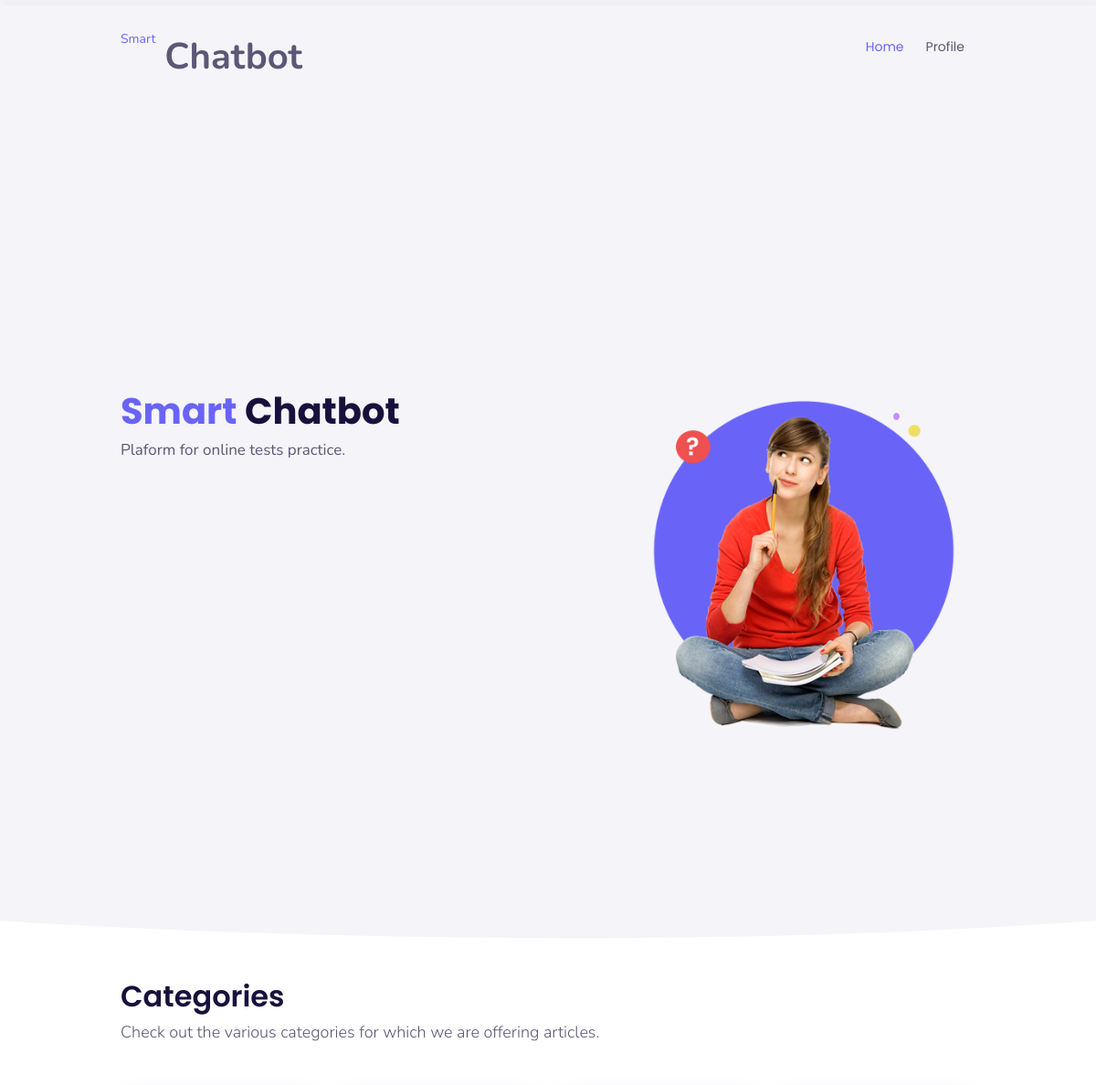
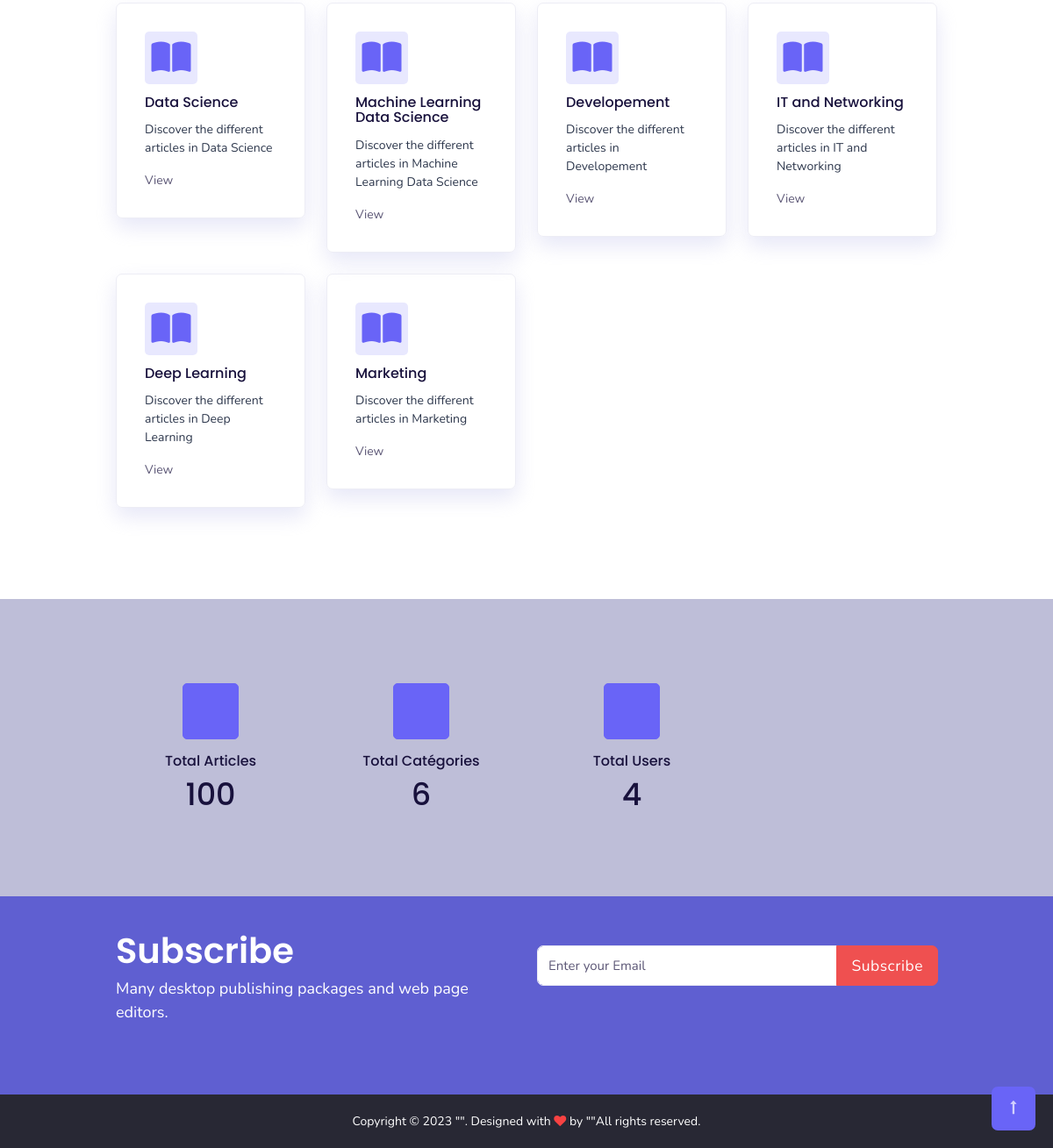
The page / on the database its author committed (2 pictures, top to bottom).
### gestion_admin/models.py (models this page shows, shortened)
class Categorie(models.Model):
    name = models.CharField(max_length=100, unique=True)
    date_creation = models.DateTimeField(auto_now_add=True)
    class Meta:
        db_table = 'categorie'

### user/decorators.py (the view)
    def wrapper_func(request, *args, **kwargs):
        if request.user.is_authenticated:
            if request.user.groups.all()[0].name == 'admin' and request.user.is_authenticated:
                return redirect('profiles', n=0)
            else:
                return view_func(request, *args, **kwargs)
        else:
            return view_func(request, *args, **kwargs)

### user/views.py (called while the page is built)
@for_user
def home(request):
    categories = Categorie.objects.all()
    total = {
        'Total Articles': Article.objects.all().count(),
        'Total Catégories': categories.count(),
        'Total Users': User.objects.filter(groups = Group.objects.get(name="user")).count()
    }
    context = {
        'total': total,
        'categories': categories,
    }
    return render(request,'home.html', context)

### user/templates/home.html (shortened to what this page needs)
{% extends './element/main.html' %}
{% load static %}
{% block content %}
<section class="sptb-2 sptb-tab title">
    <div class="header-text mb-0">
        <div class="container">
            <div class="row">
                <div class="col-xl-7 col-lg-7 col-md-12">
                    <div class="text-body mb-7">
                        <h1 class="mb-1 leading-tight "><span class="text-primary">Smart</span> Chatbot</h1>
                        <p> Plaform for online tests practice.</p>
                    </div>
                </div>
                <div class="col-xl-5 col-lg-5 col-md-12">
                    <img src="{% static 'images/main.png' %}" class="main-banner-png" alt="img">
                </div>
            </div>
        </div>
    </div>
</section>
<div class="relative">
    <div class="shape overflow-hidden text-white">
        <svg viewBox="0 0 2880 48" fill="none" xmsns="http://www.w3.org/2000/svg">
            <path d="M0 48H1437.5H2880V0H2160C1442.5 52 720 0 720 0H0V48Z" fill="currentColor"></path>
        </svg>
    </div>
</div>
<section class="sptb bg-white">
    <div class="container">
        <div class="section-title d-md-flex">
            <div>
                <h2>Categories</h2>
                <p class="fs-18 lead">Check out the various categories for which we are offering articles.
                </p>
            </div>
        </div>
        <div class="item-all-cat education-categories">
            <div class="row">
                {% for item in categories %}
                    <div class="col-lg-3 col-md-4 col-sm-6">
                        <div class="item-all-card text-dark item-hover-card p-6">
                            <a href="{% url 'categorie' item.id 0 %}" class="absolute-link"></a>
                            <div class="iteam-all-icon">
                                <i class="fa fa-book-open"></i>
                            </div>
                            <div class="item-all-text mt-3">
                                <h5 class="mb-0">{{ item.name }}</h5>
                                <p class="mt-3">Discover the different articles in {{ item.name }}</p>
                                <a class="btn-link" href="{% url 'categorie' item.id 0 %}">
                                    View</a>
                            </div>
                        </div>
                    </div>
                {% endfor %}
            </div>
        </div>
    </div>
</section>
<section class="about-1 pt-9 pb-9 bg-background cover-image"
    data-bs-image-src="{% static 'images/pattern.png' %}">
    <div class="content-text mb-0">
        <div class="container">
            <div class="row text-center">
                {% for key,value in total.items  %}
                    <div class="col-lg-3 col-md-6">
                        <div class="counter-status status-1 md-mb-0">
                            <div class="counter-icon bg-primary">
                            </div>
                            <h5>{{ key }}</h5>
                            <h2 class="counter mb-0">{{ value }}</h2>
                        </div>
                    </div>
                {% endfor %}
            </div>
        </div>
    </div>
</section>
{% endblock content %}

### static/css/color.css (style rules this page uses)
.btn-link { color: #6964f7; }
.bg-primary { background-color: #6964f7 !important; }
.text-primary { color: #6964f7 !important; }
.counter-icon { border: 1px solid #6964f7; }
.bg-background:before { background: rgba(208, 208, 241, 0.8) !important; }
.header-main i, .header-icons-link .header-icons-link1 i { color: rgba(255, 255, 255, 0.7); }
.item-hover-card i { color: #6964f7; }
.item-hover-card a { color: #5c5776; }

### rows shown on the page
Categorie: name "Data Science"
Categorie: name "Machine Learning Data Science"
Categorie: name "Developement"
Categorie: name "IT and Networking"
Categorie: name "Deep Learning"
Categorie: name "Marketing"

### other values the page prints
{{ key }} "Total Articles" "Total Catégories" "Total Users"
{{ value }} "100" "6" "4"
